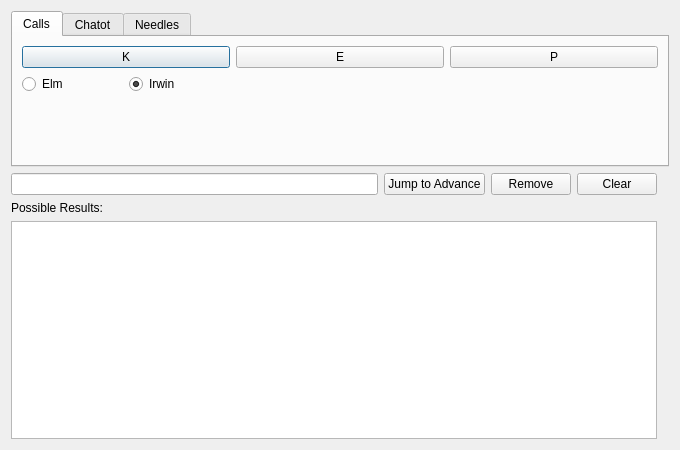
<?xml version="1.0" encoding="UTF-8"?>
<ui version="4.0">
 <class>AdvanceFinder</class>
 <widget class="QDialog" name="AdvanceFinder">
  <property name="geometry">
   <rect>
    <x>0</x>
    <y>0</y>
    <width>680</width>
    <height>450</height>
   </rect>
  </property>
  <property name="windowTitle">
   <string>Advance Finder</string>
  </property>
  <layout class="QGridLayout" name="gridLayout">
   <item row="0" column="0" colspan="3">
    <widget class="QTabWidget" name="tabWidget">
     <widget class="QWidget" name="tabCalls">
      <attribute name="title">
       <string>Calls</string>
      </attribute>
      <layout class="QGridLayout" name="gridLayout_1">
       <item row="0" column="0" colspan="2">
        <widget class="QPushButton" name="pushButtonCallK">
         <property name="text">
          <string notr="true">K</string>
         </property>
        </widget>
       </item>
       <item row="0" column="2" colspan="2">
        <widget class="QPushButton" name="pushButtonCallE">
         <property name="text">
          <string notr="true">E</string>
         </property>
        </widget>
       </item>
       <item row="0" column="4" colspan="2">
        <widget class="QPushButton" name="pushButtonCallP">
         <property name="text">
          <string notr="true">P</string>
         </property>
        </widget>
       </item>
       <item row="1" column="0">
        <widget class="QRadioButton" name="radioButtonElm">
         <property name="text">
          <string>Elm</string>
         </property>
        </widget>
       </item>
       <item row="1" column="1">
        <widget class="QRadioButton" name="radioButtonIrwin">
         <property name="text">
          <string>Irwin</string>
         </property>
         <property name="checked">
          <bool>true</bool>
         </property>
        </widget>
       </item>
       <item row="2" column="0" colspan="6">
        <widget class="QLabel" name="labelKResponse">
         <property name="wordWrap">
          <bool>true</bool>
         </property>
        </widget>
       </item>
       <item row="3" column="0" colspan="6">
        <widget class="QLabel" name="labelEResponse">
         <property name="wordWrap">
          <bool>true</bool>
         </property>
        </widget>
       </item>
       <item row="4" column="0" colspan="6">
        <widget class="QLabel" name="labelPResponse">
         <property name="wordWrap">
          <bool>true</bool>
         </property>
        </widget>
       </item>
      </layout>
     </widget>
     <widget class="QWidget" name="tabChatot">
      <attribute name="title">
       <string>Chatot</string>
      </attribute>
      <layout class="QGridLayout" name="gridLayout_2">
       <item row="0" column="0">
        <widget class="QPushButton" name="pushButtonHigh">
         <property name="text">
          <string>High</string>
         </property>
        </widget>
       </item>
       <item row="0" column="1">
        <widget class="QPushButton" name="pushButtonMidHigh">
         <property name="text">
          <string>Mid-High</string>
         </property>
        </widget>
       </item>
       <item row="0" column="2">
        <widget class="QPushButton" name="pushButtonMid">
         <property name="text">
          <string>Mid</string>
         </property>
        </widget>
       </item>
       <item row="0" column="3">
        <widget class="QPushButton" name="pushButtonMidLow">
         <property name="text">
          <string>Mid-Low</string>
         </property>
        </widget>
       </item>
       <item row="0" column="4">
        <widget class="QPushButton" name="pushButtonLow">
         <property name="text">
          <string>Low</string>
         </property>
        </widget>
       </item>
       <item row="1" column="0">
        <widget class="QPushButton" name="pushButtonHighMidHigh">
         <property name="text">
          <string>High / Mid-High</string>
         </property>
        </widget>
       </item>
       <item row="1" column="1">
        <widget class="QPushButton" name="pushButtonMidHighMid">
         <property name="text">
          <string>Mid-High / Mid</string>
         </property>
        </widget>
       </item>
       <item row="1" column="2">
        <widget class="QPushButton" name="pushButtonMidMidLow">
         <property name="text">
          <string>Mid / Mid-Low</string>
         </property>
        </widget>
       </item>
       <item row="1" column="3">
        <widget class="QPushButton" name="pushButtonMidLowLow">
         <property name="text">
          <string>Mid-Low / Low</string>
         </property>
        </widget>
       </item>
       <item row="1" column="4">
        <widget class="QPushButton" name="pushButtonChatotAny">
         <property name="text">
          <string>Any</string>
         </property>
        </widget>
       </item>
      </layout>
     </widget>
     <widget class="QWidget" name="tabNeedles">
      <attribute name="title">
       <string>Needles</string>
      </attribute>
      <layout class="QGridLayout" name="gridLayout_3">
       <item row="0" column="0">
        <widget class="QPushButton" name="pushButtonNeedle7">
         <property name="text">
          <string>↖</string>
         </property>
        </widget>
       </item>
       <item row="0" column="1">
        <widget class="QPushButton" name="pushButtonNeedle0">
         <property name="text">
          <string>↑</string>
         </property>
        </widget>
       </item>
       <item row="0" column="2">
        <widget class="QPushButton" name="pushButtonNeedle1">
         <property name="text">
          <string>↗</string>
         </property>
        </widget>
       </item>
       <item row="1" column="0">
        <widget class="QPushButton" name="pushButtonNeedle6">
         <property name="text">
          <string>←</string>
         </property>
        </widget>
       </item>
       <item row="1" column="1">
        <widget class="QPushButton" name="pushButtonNeedleAny">
         <property name="text">
          <string>Any</string>
         </property>
        </widget>
       </item>
       <item row="1" column="2">
        <widget class="QPushButton" name="pushButtonNeedle2">
         <property name="text">
          <string>→</string>
         </property>
        </widget>
       </item>
       <item row="2" column="0">
        <widget class="QPushButton" name="pushButtonNeedle5">
         <property name="text">
          <string>↙</string>
         </property>
        </widget>
       </item>
       <item row="2" column="1">
        <widget class="QPushButton" name="pushButtonNeedle4">
         <property name="text">
          <string>↓</string>
         </property>
        </widget>
       </item>
       <item row="2" column="2">
        <widget class="QPushButton" name="pushButtonNeedle3">
         <property name="text">
          <string>↘</string>
         </property>
        </widget>
       </item>
      </layout>
     </widget>
    </widget>
   </item>
   <item row="1" column="0">
    <layout class="QHBoxLayout" name="horizontalLayoutInput">
     <item>
      <widget class="QLineEdit" name="lineEditSequence">
       <property name="readOnly">
        <bool>true</bool>
       </property>
      </widget>
     </item>
     <item>
      <widget class="QPushButton" name="pushButtonJump">
       <property name="text">
        <string>Jump to Advance</string>
       </property>
      </widget>
     </item>
     <item>
      <widget class="QPushButton" name="pushButtonRemove">
       <property name="text">
        <string>Remove</string>
       </property>
      </widget>
     </item>
     <item>
      <widget class="QPushButton" name="pushButtonClear">
       <property name="text">
        <string>Clear</string>
       </property>
      </widget>
     </item>
    </layout>
   </item>
   <item row="2" column="0">
    <widget class="QLabel" name="labelPossibleResults">
     <property name="sizePolicy">
      <sizepolicy hsizetype="Preferred" vsizetype="Fixed">
       <horstretch>0</horstretch>
       <verstretch>0</verstretch>
      </sizepolicy>
     </property>
     <property name="text">
      <string>Possible Results:</string>
     </property>
    </widget>
   </item>
   <item row="3" column="0">
    <widget class="TableView" name="tableView">
     <property name="sizePolicy">
      <sizepolicy hsizetype="Expanding" vsizetype="Expanding">
       <horstretch>0</horstretch>
       <verstretch>1</verstretch>
      </sizepolicy>
     </property>
    </widget>
   </item>
  </layout>
 </widget>
 <customwidgets>
  <customwidget>
   <class>TableView</class>
   <extends>QTableWidget</extends>
   <header>Form/Controls/TableView.hpp</header>
  </customwidget>
 </customwidgets>
 <tabstops>
  <tabstop>tabWidget</tabstop>
  <tabstop>pushButtonCallK</tabstop>
  <tabstop>pushButtonCallE</tabstop>
  <tabstop>pushButtonCallP</tabstop>
  <tabstop>radioButtonElm</tabstop>
  <tabstop>radioButtonIrwin</tabstop>
  <tabstop>pushButtonHigh</tabstop>
  <tabstop>pushButtonMidHigh</tabstop>
  <tabstop>pushButtonMid</tabstop>
  <tabstop>pushButtonMidLow</tabstop>
  <tabstop>pushButtonHighMidHigh</tabstop>
  <tabstop>pushButtonMidHighMid</tabstop>
  <tabstop>pushButtonMidMidLow</tabstop>
  <tabstop>pushButtonMidLowLow</tabstop>
  <tabstop>pushButtonNeedle7</tabstop>
  <tabstop>pushButtonNeedle0</tabstop>
  <tabstop>pushButtonNeedle1</tabstop>
  <tabstop>pushButtonNeedle6</tabstop>
  <tabstop>pushButtonNeedleAny</tabstop>
  <tabstop>pushButtonNeedle2</tabstop>
  <tabstop>pushButtonNeedle5</tabstop>
  <tabstop>pushButtonNeedle4</tabstop>
  <tabstop>pushButtonNeedle3</tabstop>
  <tabstop>lineEditSequence</tabstop>
  <tabstop>pushButtonJump</tabstop>
  <tabstop>pushButtonRemove</tabstop>
  <tabstop>pushButtonClear</tabstop>
  <tabstop>tableView</tabstop>
 </tabstops>
 <resources/>
 <connections/>
</ui>
